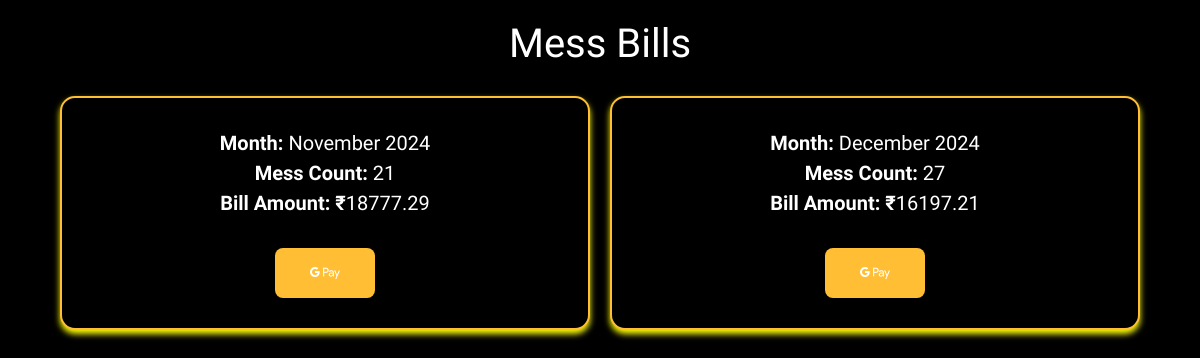
Screenshot of /mess_bill (signed in) with the database file from the repository.
### mess/models.py (models this page shows)
class Mess_Bill(models.Model):
    inmate = models.ForeignKey(Inmate,on_delete=models.CASCADE)
    month = models.DateField()
    mess_count = models.IntegerField()
    bill_amount = models.DecimalField(max_digits=10,decimal_places=2)

### mess/views.py (the view)
# urls.py: path('mess_bill',mess_bill_view,name='mess_bill'),
@login_required
def mess_bill_view(request):
    inmate = request.user.inmate
    mess_bills = Mess_Bill.objects.filter(inmate=inmate)
    return render(request,'mess_bill.html',{'mess_bills':mess_bills})

### mess/templates/mess_bill.html (shortened to what this page needs)
<!DOCTYPE html>
<html lang="en">
<head>
    <link rel="stylesheet" href="https://cdnjs.cloudflare.com/ajax/libs/font-awesome/6.0.0-beta3/css/all.min.css">
    <link href="https://cdn.jsdelivr.net/npm/bootstrap@5.3.0/dist/css/bootstrap.min.css" rel="stylesheet">
</head>
<body>
    <h1>Mess Bills</h1>
    <div class="container">
        {% if mess_bills %}
            {% for bill in mess_bills %}
                <div class="billboard">
                    <strong>Month:</strong> {{ bill.month|date:"F Y" }}<br>
                    <strong>Mess Count:</strong> {{ bill.mess_count }}<br>
                    <strong>Bill Amount: ₹</strong>{{ bill.bill_amount }}<br><br>
                    <a href={% url "create_payment" bill.id %}><i  class="fa-brands fa-google-pay"></i></a>
                </div>
            {% endfor %}
        {% else %}
            <p>No mess bills found for this inmate.</p>
        {% endif %}
    </div>
</body>
</html>

### rows the page displays
Mess_Bill: month "November 2024", mess_count "21", bill_amount "18777.29"
Mess_Bill: month "December 2024", mess_count "27", bill_amount "16197.21"
